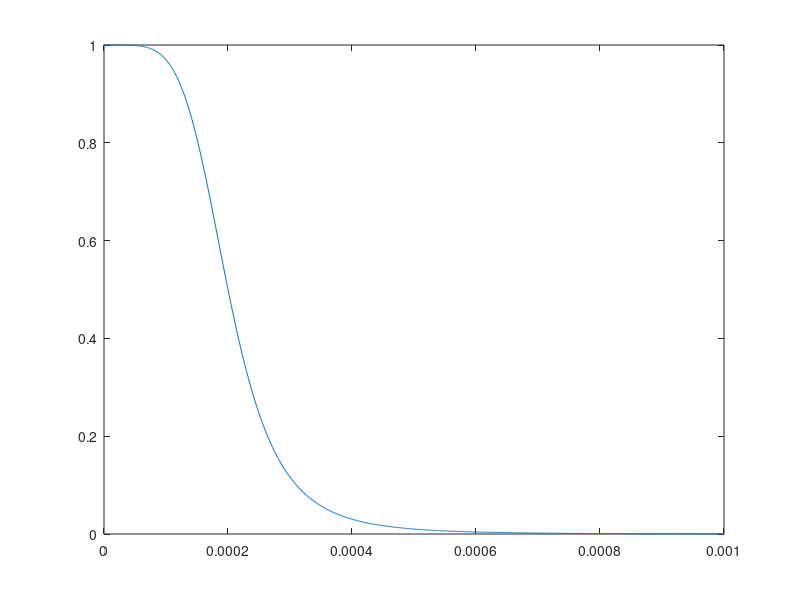

This figure's MATLAB source:
cai = 0:0.000001:0.001000;
hCa_inf = 1./(1 + (cai./0.0002).^5);

figure('Units', 'normalized', 'Position', [0, .01, .48, .89]);
plot(cai, hCa_inf);